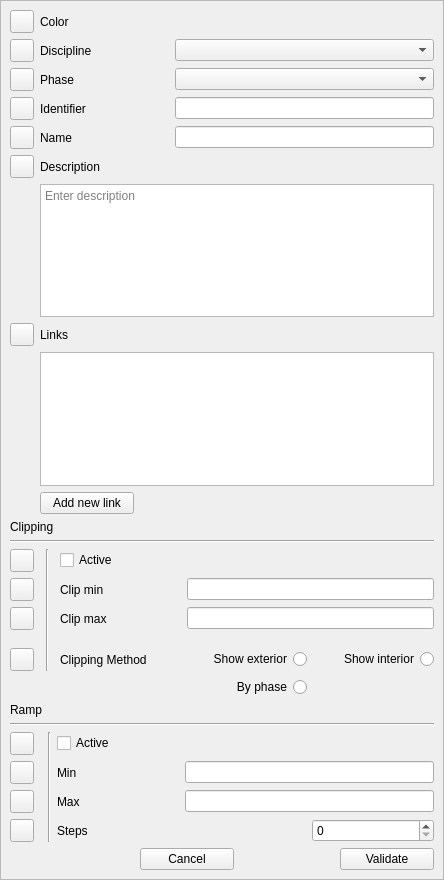
<?xml version="1.0" encoding="UTF-8"?>
<ui version="4.0">
 <class>multiProperty</class>
 <widget class="QWidget" name="multiProperty">
  <property name="geometry">
   <rect>
    <x>0</x>
    <y>0</y>
    <width>444</width>
    <height>880</height>
   </rect>
  </property>
  <property name="sizePolicy">
   <sizepolicy hsizetype="Maximum" vsizetype="Preferred">
    <horstretch>0</horstretch>
    <verstretch>0</verstretch>
   </sizepolicy>
  </property>
  <property name="windowTitle">
   <string>Change Attributes</string>
  </property>
  <layout class="QGridLayout" name="gridLayout_6">
   <property name="leftMargin">
    <number>0</number>
   </property>
   <property name="topMargin">
    <number>0</number>
   </property>
   <property name="rightMargin">
    <number>0</number>
   </property>
   <property name="bottomMargin">
    <number>0</number>
   </property>
   <item row="0" column="0">
    <widget class="QScrollArea" name="scrollArea">
     <property name="sizePolicy">
      <sizepolicy hsizetype="Preferred" vsizetype="Preferred">
       <horstretch>0</horstretch>
       <verstretch>0</verstretch>
      </sizepolicy>
     </property>
     <property name="widgetResizable">
      <bool>true</bool>
     </property>
     <widget class="QWidget" name="scrollAreaWidgetContents">
      <property name="geometry">
       <rect>
        <x>0</x>
        <y>0</y>
        <width>442</width>
        <height>878</height>
       </rect>
      </property>
      <layout class="QGridLayout" name="gridLayout">
       <item row="16" column="0" colspan="5">
        <spacer name="verticalSpacer_2">
         <property name="orientation">
          <enum>Qt::Vertical</enum>
         </property>
         <property name="sizeHint" stdset="0">
          <size>
           <width>20</width>
           <height>40</height>
          </size>
         </property>
        </spacer>
       </item>
       <item row="10" column="1" colspan="4">
        <widget class="QPlainTextEdit" name="DescInfield">
         <property name="minimumSize">
          <size>
           <width>0</width>
           <height>0</height>
          </size>
         </property>
         <property name="maximumSize">
          <size>
           <width>16777215</width>
           <height>16777215</height>
          </size>
         </property>
         <property name="placeholderText">
          <string>Enter description</string>
         </property>
        </widget>
       </item>
       <item row="24" column="0" colspan="5">
        <spacer name="verticalSpacer_3">
         <property name="orientation">
          <enum>Qt::Vertical</enum>
         </property>
         <property name="sizeHint" stdset="0">
          <size>
           <width>20</width>
           <height>40</height>
          </size>
         </property>
        </spacer>
       </item>
       <item row="4" column="0" colspan="5">
        <widget class="QWidget" name="phaseWidget" native="true">
         <layout class="QGridLayout" name="gridLayout_7">
          <property name="leftMargin">
           <number>0</number>
          </property>
          <property name="topMargin">
           <number>0</number>
          </property>
          <property name="rightMargin">
           <number>0</number>
          </property>
          <property name="bottomMargin">
           <number>0</number>
          </property>
          <item row="0" column="1">
           <widget class="QLabel" name="phaseLabel">
            <property name="text">
             <string>Phase</string>
            </property>
           </widget>
          </item>
          <item row="0" column="2" colspan="2">
           <widget class="QComboBox" name="comboPhase"/>
          </item>
          <item row="0" column="0">
           <widget class="QToolButton" name="phaseToolButton">
            <property name="text">
             <string/>
            </property>
            <property name="checkable">
             <bool>true</bool>
            </property>
           </widget>
          </item>
         </layout>
        </widget>
       </item>
       <item row="11" column="1">
        <widget class="QLabel" name="linksLabel">
         <property name="text">
          <string>Links</string>
         </property>
        </widget>
       </item>
       <item row="9" column="0">
        <widget class="QToolButton" name="descriptionToolButton">
         <property name="text">
          <string/>
         </property>
         <property name="checkable">
          <bool>true</bool>
         </property>
         <property name="checked">
          <bool>false</bool>
         </property>
        </widget>
       </item>
       <item row="17" column="0" colspan="5">
        <widget class="QWidget" name="clipWidget" native="true">
         <layout class="QGridLayout" name="gridLayout_5">
          <property name="leftMargin">
           <number>0</number>
          </property>
          <property name="topMargin">
           <number>0</number>
          </property>
          <property name="rightMargin">
           <number>0</number>
          </property>
          <property name="bottomMargin">
           <number>0</number>
          </property>
          <property name="spacing">
           <number>6</number>
          </property>
          <item row="4" column="0">
           <widget class="QToolButton" name="clipMinToolButton">
            <property name="text">
             <string/>
            </property>
            <property name="checkable">
             <bool>true</bool>
            </property>
           </widget>
          </item>
          <item row="3" column="0">
           <widget class="QToolButton" name="clippingActiveToolButton">
            <property name="text">
             <string/>
            </property>
            <property name="checkable">
             <bool>true</bool>
            </property>
           </widget>
          </item>
          <item row="8" column="4">
           <widget class="QRadioButton" name="interiorClipRadioButton">
            <property name="layoutDirection">
             <enum>Qt::RightToLeft</enum>
            </property>
            <property name="text">
             <string>Show interior</string>
            </property>
           </widget>
          </item>
          <item row="5" column="3" colspan="2">
           <widget class="QDoubleEdit" name="clipMaxLineEdit">
            <property name="sizePolicy">
             <sizepolicy hsizetype="Preferred" vsizetype="Fixed">
              <horstretch>0</horstretch>
              <verstretch>0</verstretch>
             </sizepolicy>
            </property>
           </widget>
          </item>
          <item row="2" column="0" colspan="5">
           <widget class="Line" name="line">
            <property name="orientation">
             <enum>Qt::Horizontal</enum>
            </property>
           </widget>
          </item>
          <item row="4" column="2">
           <widget class="QLabel" name="clipMinLabel">
            <property name="text">
             <string>Clip min</string>
            </property>
           </widget>
          </item>
          <item row="3" column="2">
           <widget class="QCheckBox" name="clipActiveCheckBox">
            <property name="text">
             <string>Active</string>
            </property>
           </widget>
          </item>
          <item row="5" column="0">
           <widget class="QToolButton" name="clipMaxToolButton">
            <property name="text">
             <string/>
            </property>
            <property name="checkable">
             <bool>true</bool>
            </property>
           </widget>
          </item>
          <item row="8" column="0">
           <widget class="QToolButton" name="clipMethodToolButton">
            <property name="text">
             <string/>
            </property>
            <property name="checkable">
             <bool>true</bool>
            </property>
           </widget>
          </item>
          <item row="5" column="2">
           <widget class="QLabel" name="clipMaxLabel">
            <property name="text">
             <string>Clip max</string>
            </property>
           </widget>
          </item>
          <item row="8" column="2">
           <widget class="QLabel" name="clipMethodLabel">
            <property name="text">
             <string>Clipping Method</string>
            </property>
           </widget>
          </item>
          <item row="4" column="3" colspan="2">
           <widget class="QDoubleEdit" name="clipMinLineEdit">
            <property name="sizePolicy">
             <sizepolicy hsizetype="Preferred" vsizetype="Fixed">
              <horstretch>0</horstretch>
              <verstretch>0</verstretch>
             </sizepolicy>
            </property>
           </widget>
          </item>
          <item row="8" column="3">
           <widget class="QRadioButton" name="exteriorClipRadioButton">
            <property name="layoutDirection">
             <enum>Qt::RightToLeft</enum>
            </property>
            <property name="text">
             <string>Show exterior</string>
            </property>
           </widget>
          </item>
          <item row="9" column="3">
           <widget class="QRadioButton" name="phaseClipRadioButton">
            <property name="layoutDirection">
             <enum>Qt::RightToLeft</enum>
            </property>
            <property name="text">
             <string>By phase</string>
            </property>
           </widget>
          </item>
          <item row="3" column="1" rowspan="6">
           <widget class="Line" name="line_4">
            <property name="orientation">
             <enum>Qt::Vertical</enum>
            </property>
           </widget>
          </item>
          <item row="0" column="0" colspan="2">
           <widget class="QLabel" name="label_9">
            <property name="text">
             <string>Clipping</string>
            </property>
           </widget>
          </item>
         </layout>
        </widget>
       </item>
       <item row="9" column="1">
        <widget class="QLabel" name="descLabel">
         <property name="text">
          <string>Description</string>
         </property>
        </widget>
       </item>
       <item row="34" column="0" colspan="5">
        <spacer name="verticalSpacer">
         <property name="orientation">
          <enum>Qt::Vertical</enum>
         </property>
         <property name="sizeHint" stdset="0">
          <size>
           <width>20</width>
           <height>40</height>
          </size>
         </property>
        </spacer>
       </item>
       <item row="8" column="0" colspan="5">
        <widget class="QWidget" name="nameWidget" native="true">
         <layout class="QGridLayout" name="gridLayout_3">
          <property name="leftMargin">
           <number>0</number>
          </property>
          <property name="topMargin">
           <number>0</number>
          </property>
          <property name="rightMargin">
           <number>0</number>
          </property>
          <property name="bottomMargin">
           <number>0</number>
          </property>
          <item row="0" column="2" colspan="2">
           <widget class="QLineEdit" name="NameInfield">
            <property name="sizePolicy">
             <sizepolicy hsizetype="Preferred" vsizetype="Fixed">
              <horstretch>0</horstretch>
              <verstretch>0</verstretch>
             </sizepolicy>
            </property>
           </widget>
          </item>
          <item row="0" column="1">
           <widget class="QLabel" name="nameLabel">
            <property name="text">
             <string>Name</string>
            </property>
           </widget>
          </item>
          <item row="0" column="0">
           <widget class="QToolButton" name="nameToolButton">
            <property name="text">
             <string/>
            </property>
            <property name="checkable">
             <bool>true</bool>
            </property>
           </widget>
          </item>
         </layout>
        </widget>
       </item>
       <item row="36" column="4">
        <widget class="QPushButton" name="validateChangeButton">
         <property name="text">
          <string>Validate</string>
         </property>
        </widget>
       </item>
       <item row="11" column="0">
        <widget class="QToolButton" name="linksToolButton">
         <property name="text">
          <string/>
         </property>
         <property name="checkable">
          <bool>true</bool>
         </property>
        </widget>
       </item>
       <item row="3" column="0" colspan="5">
        <widget class="QWidget" name="disciplineWidget" native="true">
         <layout class="QGridLayout" name="gridLayout_8">
          <property name="leftMargin">
           <number>0</number>
          </property>
          <property name="topMargin">
           <number>0</number>
          </property>
          <property name="rightMargin">
           <number>0</number>
          </property>
          <property name="bottomMargin">
           <number>0</number>
          </property>
          <item row="0" column="0">
           <widget class="QToolButton" name="disciplineToolButton">
            <property name="text">
             <string/>
            </property>
            <property name="checkable">
             <bool>true</bool>
            </property>
           </widget>
          </item>
          <item row="0" column="1">
           <widget class="QLabel" name="discLabel">
            <property name="text">
             <string>Discipline</string>
            </property>
           </widget>
          </item>
          <item row="0" column="2" colspan="2">
           <widget class="QComboBox" name="comboDiscipline">
            <property name="sizeAdjustPolicy">
             <enum>QComboBox::AdjustToContents</enum>
            </property>
           </widget>
          </item>
         </layout>
        </widget>
       </item>
       <item row="15" column="1">
        <widget class="QPushButton" name="addLinkButton">
         <property name="text">
          <string>Add new link</string>
         </property>
        </widget>
       </item>
       <item row="36" column="2">
        <widget class="QPushButton" name="cancelButton">
         <property name="text">
          <string>Cancel</string>
         </property>
        </widget>
       </item>
       <item row="14" column="1" colspan="4">
        <widget class="QTableWidget" name="LinksTableWidget">
         <property name="editTriggers">
          <set>QAbstractItemView::NoEditTriggers</set>
         </property>
         <attribute name="horizontalHeaderVisible">
          <bool>false</bool>
         </attribute>
         <attribute name="verticalHeaderVisible">
          <bool>false</bool>
         </attribute>
        </widget>
       </item>
       <item row="23" column="0" colspan="5">
        <widget class="QWidget" name="rampWidget" native="true">
         <layout class="QGridLayout" name="gridLayout_2">
          <property name="leftMargin">
           <number>0</number>
          </property>
          <property name="topMargin">
           <number>0</number>
          </property>
          <property name="rightMargin">
           <number>0</number>
          </property>
          <property name="bottomMargin">
           <number>0</number>
          </property>
          <item row="3" column="0">
           <widget class="QToolButton" name="rampMinToolButton">
            <property name="text">
             <string/>
            </property>
            <property name="checkable">
             <bool>true</bool>
            </property>
           </widget>
          </item>
          <item row="2" column="2">
           <widget class="QCheckBox" name="activeRampCheckBox">
            <property name="layoutDirection">
             <enum>Qt::LeftToRight</enum>
            </property>
            <property name="text">
             <string>Active</string>
            </property>
           </widget>
          </item>
          <item row="5" column="2">
           <widget class="QLabel" name="label_steps">
            <property name="text">
             <string>Steps</string>
            </property>
           </widget>
          </item>
          <item row="4" column="0">
           <widget class="QToolButton" name="rampMaxToolButton">
            <property name="text">
             <string/>
            </property>
            <property name="checkable">
             <bool>true</bool>
            </property>
           </widget>
          </item>
          <item row="0" column="0">
           <widget class="QLabel" name="label_10">
            <property name="lineWidth">
             <number>1</number>
            </property>
            <property name="text">
             <string>Ramp</string>
            </property>
            <property name="textFormat">
             <enum>Qt::RichText</enum>
            </property>
           </widget>
          </item>
          <item row="4" column="3" colspan="2">
           <widget class="QDoubleEdit" name="lineEdit_rampMax">
            <property name="enabled">
             <bool>true</bool>
            </property>
            <property name="sizePolicy">
             <sizepolicy hsizetype="Preferred" vsizetype="Fixed">
              <horstretch>0</horstretch>
              <verstretch>0</verstretch>
             </sizepolicy>
            </property>
           </widget>
          </item>
          <item row="2" column="0">
           <widget class="QToolButton" name="activeRampToolButton">
            <property name="text">
             <string/>
            </property>
            <property name="checkable">
             <bool>true</bool>
            </property>
           </widget>
          </item>
          <item row="1" column="0" colspan="5">
           <widget class="Line" name="line_2">
            <property name="orientation">
             <enum>Qt::Horizontal</enum>
            </property>
           </widget>
          </item>
          <item row="3" column="2">
           <widget class="QLabel" name="label_min">
            <property name="enabled">
             <bool>true</bool>
            </property>
            <property name="text">
             <string>Min</string>
            </property>
           </widget>
          </item>
          <item row="5" column="0">
           <widget class="QToolButton" name="rampStepsToolButton">
            <property name="text">
             <string/>
            </property>
            <property name="checkable">
             <bool>true</bool>
            </property>
           </widget>
          </item>
          <item row="4" column="2">
           <widget class="QLabel" name="label_max">
            <property name="enabled">
             <bool>true</bool>
            </property>
            <property name="text">
             <string>Max</string>
            </property>
           </widget>
          </item>
          <item row="3" column="3" colspan="2">
           <widget class="QDoubleEdit" name="lineEdit_rampMin">
            <property name="enabled">
             <bool>true</bool>
            </property>
            <property name="sizePolicy">
             <sizepolicy hsizetype="Preferred" vsizetype="Fixed">
              <horstretch>0</horstretch>
              <verstretch>0</verstretch>
             </sizepolicy>
            </property>
           </widget>
          </item>
          <item row="2" column="1" rowspan="4">
           <widget class="Line" name="line_3">
            <property name="orientation">
             <enum>Qt::Vertical</enum>
            </property>
           </widget>
          </item>
          <item row="5" column="4">
           <widget class="QSpinBox" name="spinBox_rampSteps">
            <property name="maximum">
             <number>240</number>
            </property>
           </widget>
          </item>
         </layout>
        </widget>
       </item>
       <item row="5" column="0" colspan="5">
        <widget class="QWidget" name="identifierWidget" native="true">
         <layout class="QGridLayout" name="gridLayout_4">
          <property name="leftMargin">
           <number>0</number>
          </property>
          <property name="topMargin">
           <number>0</number>
          </property>
          <property name="rightMargin">
           <number>0</number>
          </property>
          <property name="bottomMargin">
           <number>0</number>
          </property>
          <item row="0" column="1">
           <widget class="QLabel" name="identifierLabel">
            <property name="text">
             <string>Identifier</string>
            </property>
           </widget>
          </item>
          <item row="0" column="0">
           <widget class="QToolButton" name="identifierToolButton">
            <property name="text">
             <string/>
            </property>
            <property name="checkable">
             <bool>true</bool>
            </property>
           </widget>
          </item>
          <item row="0" column="2" colspan="2">
           <widget class="QLineEdit" name="IdentifierInfield">
            <property name="sizePolicy">
             <sizepolicy hsizetype="Preferred" vsizetype="Fixed">
              <horstretch>0</horstretch>
              <verstretch>0</verstretch>
             </sizepolicy>
            </property>
           </widget>
          </item>
         </layout>
        </widget>
       </item>
       <item row="0" column="0" colspan="5">
        <widget class="QWidget" name="colorWidget" native="true">
         <layout class="QGridLayout" name="gridLayout_9">
          <property name="leftMargin">
           <number>0</number>
          </property>
          <property name="topMargin">
           <number>0</number>
          </property>
          <property name="rightMargin">
           <number>0</number>
          </property>
          <property name="bottomMargin">
           <number>0</number>
          </property>
          <item row="0" column="1">
           <widget class="QLabel" name="colorLabel">
            <property name="text">
             <string>Color</string>
            </property>
           </widget>
          </item>
          <item row="0" column="2" colspan="2">
           <widget class="ColorPicker" name="colorPicker" native="true">
            <property name="sizePolicy">
             <sizepolicy hsizetype="Preferred" vsizetype="Minimum">
              <horstretch>0</horstretch>
              <verstretch>0</verstretch>
             </sizepolicy>
            </property>
           </widget>
          </item>
          <item row="0" column="0">
           <widget class="QToolButton" name="colorToolButton">
            <property name="text">
             <string/>
            </property>
            <property name="checkable">
             <bool>true</bool>
            </property>
           </widget>
          </item>
         </layout>
        </widget>
       </item>
      </layout>
     </widget>
    </widget>
   </item>
  </layout>
 </widget>
 <customwidgets>
  <customwidget>
   <class>ColorPicker</class>
   <extends>QWidget</extends>
   <header location="global">colorpicker.h</header>
   <container>1</container>
  </customwidget>
  <customwidget>
   <class>QDoubleEdit</class>
   <extends>QLineEdit</extends>
   <header>QDoubleEdit.h</header>
  </customwidget>
 </customwidgets>
 <resources/>
 <connections/>
</ui>
